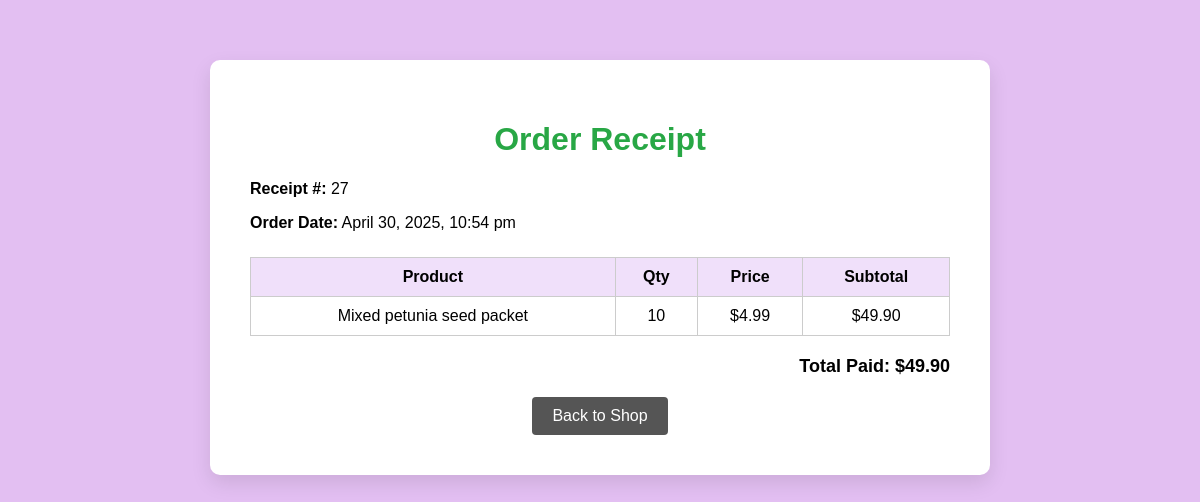
The app's page /FinalProject/receipt.php?receipt_id=27 with its own data.
### tables this page shows
CREATE TABLE `RECEIPT` (
  `RECEIPT_ID` int(11) NOT NULL,
  `SESSION_ID` int(11) DEFAULT NULL,
  `ISSUED_AT` datetime DEFAULT NULL,
  `TOTAL_PAID` decimal(10,2) DEFAULT NULL,
  `PAYMENT_METHOD` varchar(50) DEFAULT NULL
);

CREATE TABLE `RECEIPT_ITEMS` (
  `RECEIPT_ITEM_ID` int(11) NOT NULL,
  `RECEIPT_ID` int(11) DEFAULT NULL,
  `PRODUCT_NAME` varchar(255) DEFAULT NULL,
  `PRICE` decimal(10,2) DEFAULT NULL,
  `QUANTITY` int(11) DEFAULT NULL,
  `SUBTOTAL` decimal(10,2) DEFAULT NULL
);

### FinalProject/receipt.php (the view, shortened to what this page needs)
<?php
require 'config.php';
$receipt_id = isset($_GET['receipt_id']) ? intval($_GET['receipt_id']) : 0;
$stmt = $db->prepare("SELECT RECEIPT_ID, ISSUED_AT, TOTAL_PAID FROM RECEIPT WHERE RECEIPT_ID = ?");
$stmt->bind_param("i", $receipt_id);
$stmt->execute();
$stmt->bind_result($receipt_id, $issued_at, $total_paid);
$query = "
    SELECT PRODUCT_NAME, PRICE, QUANTITY, SUBTOTAL
    FROM RECEIPT_ITEMS
    WHERE RECEIPT_ID = ?
";
$stmt = $db->prepare($query);
$stmt->bind_param("i", $receipt_id);
$stmt->execute();
$result = $stmt->get_result();
$cartItems = $result->fetch_all(MYSQLI_ASSOC);
?>
<!DOCTYPE html>
<html>
<head>
</head>
<body>
<div class="receipt-container">
    <h1>Order Receipt</h1>
    <p><strong>Receipt #:</strong> <?php echo $receipt_id; ?></p>
    <p><strong>Order Date:</strong> <?php echo date("F j, Y, g:i a", strtotime($issued_at)); ?></p>
    <table>
        <tr>
            <th>Product</th>
            <th>Qty</th>
            <th>Price</th>
            <th>Subtotal</th>
        </tr>
        <?php foreach ($cartItems as $item): ?>
            <tr>
                <td><?php echo htmlspecialchars($item['PRODUCT_NAME']); ?></td>
                <td><?php echo intval($item['QUANTITY']); ?></td>
                <td>$<?php echo number_format($item['PRICE'], 2); ?></td>
                <td>$<?php echo number_format($item['SUBTOTAL'], 2); ?></td>
            </tr>
        <?php endforeach; ?>
    </table>
    <div class="total">Total Paid: $<?php echo number_format($total_paid, 2); ?></div>
    <div class="center">
        <a href="landing_page.php" class="btn">Back to Shop</a>
    </div>
</div>
</body>
</html>

### FinalProject/receipt.php (style rules this page uses)
body { background-color: #e3bff2; font-family: Arial, sans-serif; margin: 0; padding: 0; }
.receipt-container { max-width: 700px; margin: 60px auto; background: #fff; padding: 40px; border-radius: 10px; box-shadow: 0 8px 20px rgba(0,0,0,0.1); }
h1 { color: #28a745; text-align: center; }
table { width: 100%; border-collapse: collapse; margin-top: 25px; }
th, td { border: 1px solid #ccc; padding: 10px; text-align: center; }
th { background-color: #f0e0fa; }
.total { text-align: right; font-size: 18px; font-weight: bold; margin-top: 20px; }
.center { text-align: center; }
.btn { padding: 10px 20px; background-color: #555; color: white; text-decoration: none; border-radius: 4px; margin-top: 20px; display: inline-block; }

### records on screen
receipt: RECEIPT_ID "27", ISSUED_AT "April 30, 2025, 10:54 pm", TOTAL_PAID "49.90"
receipt_items: PRODUCT_NAME "Mixed petunia seed packet", QUANTITY "10", PRICE "4.99", SUBTOTAL "49.90"
